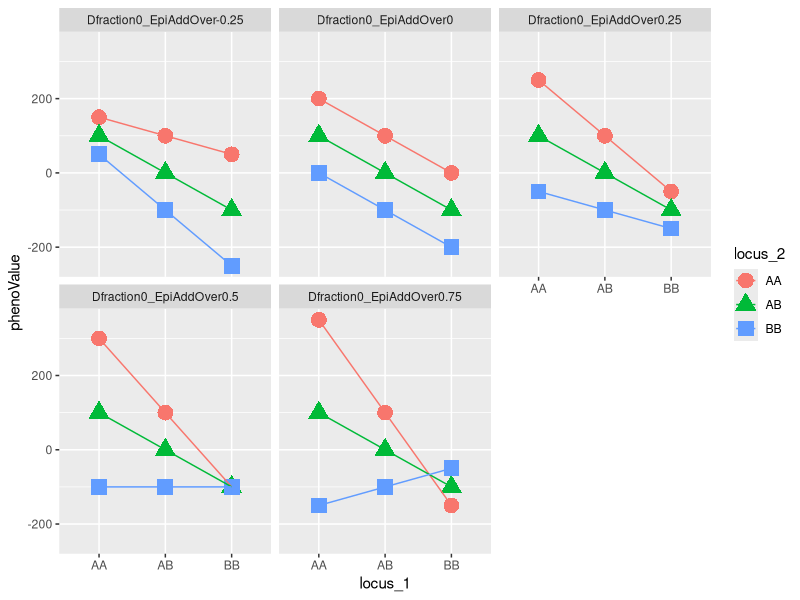
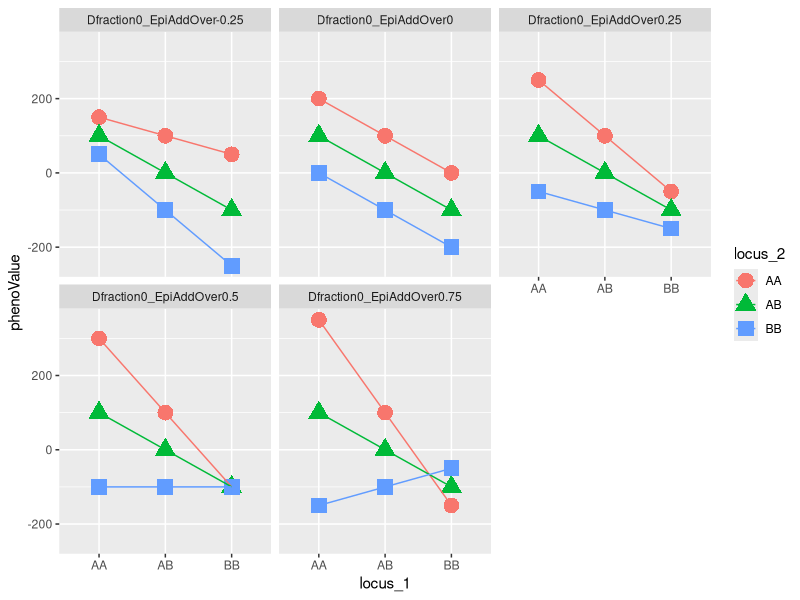

Reproduce these figures in R, in order.
#building a phenotype plot that works only for this specific configuration of
#test data

library(stringi)
library(ggplot2)
library(tidyr)
library(readr)
setwd('~/research/genetic_inheritance/phenotype_simulation_v2/test_data/simulation_1/')


# SUPPORT FUNCTIONS -------------------------------------------------------
simplify_phenoname = function(x){
  x = gsub(x = x, pattern = 'simphe_', replacement = '')
  x = gsub(x = x, pattern = 'mean0_', replacement = '')
  x = gsub(x = x, pattern = 'hSquare1_cv0_QTN2_RandomSignFALSE_', replacement = '')
  x = gsub(x = x, pattern = 'testModeTRUE_', replacement = '')
  x = gsub(x = x, pattern = '_epoch[0-9]*', replacement = '')
  return(x)
}

# ACTUAL SCRIPT -----------------------------------------------------------
#reading data in
phenos = read_csv(file = 'simulated_phenotype.csv', col_names = TRUE, col_types = NULL, show_col_types = FALSE)
colnames(phenos) = simplify_phenoname(colnames(phenos)) 
pieces = data.frame(stri_split_fixed(str = phenos$sample, pattern = '_', simplify = TRUE))
phenos$locus_1 = pieces$X2
phenos$locus_2 = pieces$X3
phenos$sample = NULL

#a form palatable to ggplot2
phenos = pivot_longer(data = phenos, 
                      cols = setdiff(colnames(phenos), c('locus_1', 'locus_2')), 
                      names_to = 'phenoConfig', values_to = 'phenoValue')

#doing the plot
p = ggplot(phenos, aes(
  x = locus_1, 
  y=phenoValue, 
  group = locus_2, color = locus_2, shape = locus_2)) + 
  geom_point(size=5) + geom_line() + facet_wrap(facets = vars(phenoConfig))
print(p)

ggsave(filename = 'epistasis_additive.png', plot = p)
